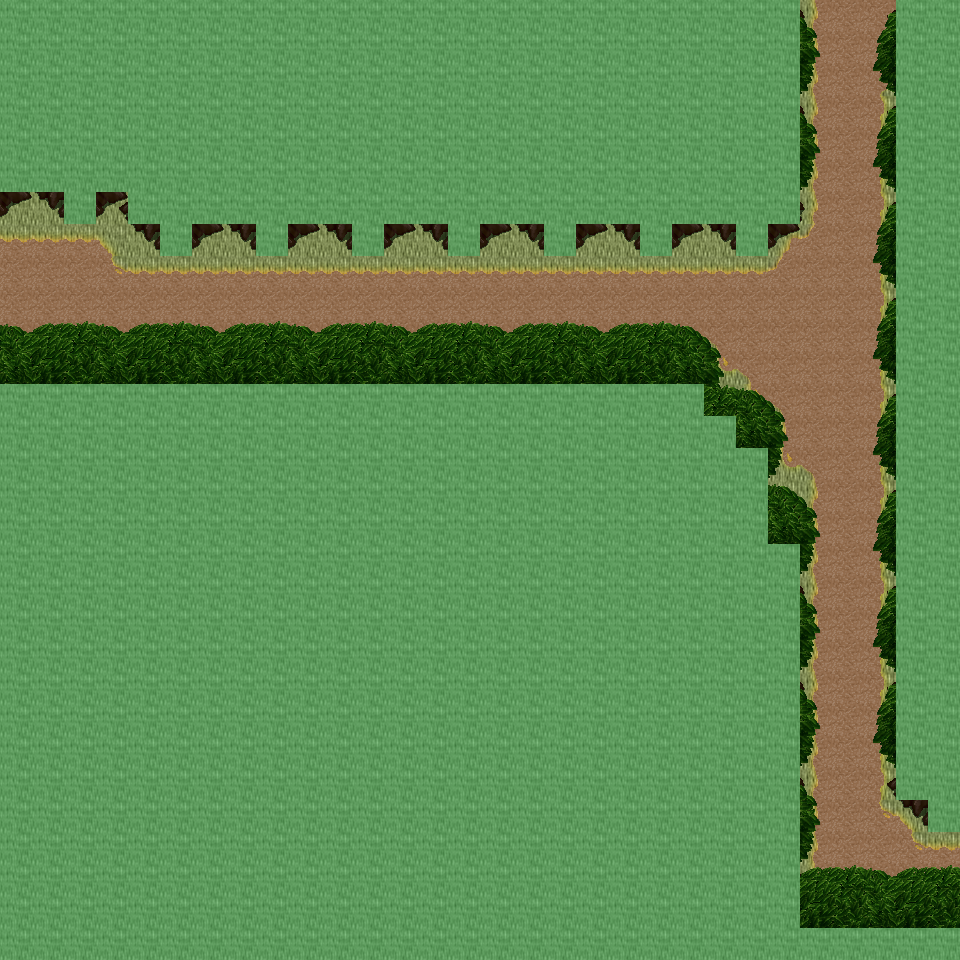

Below is a game level as drawn by its tile map, then a one-line description and the .tmx that defines it (tile-layer data replaced by summaries):
An orthogonal 30x30 tile map with 32x32 px tiles, 6 tile layers (Ground, Object, Object2, Above, ...), 28 tilesets and 3 objects (3x mapExit).

<map version="1.0" orientation="orthogonal" renderorder="right-down" width="30" height="30" tilewidth="32" tileheight="32" nextobjectid="4">
  <tileset firstgid="1" name="tileset_ground_ground" tilewidth="32" tileheight="32" tilecount="33" columns="3">
    <image source="../drawable/tileset_ground_ground.png" width="96" height="352" />
  </tileset>
  <tileset firstgid="34" name="tileset_plant_grasses" tilewidth="32" tileheight="32" tilecount="6" columns="3">
    <image source="../drawable/tileset_plant_grasses.png" width="96" height="64" />
  </tileset>
  <tileset firstgid="40" name="tileset_plant_flower_daisy_yellow" tilewidth="32" tileheight="32" tilecount="8" columns="2">
    <image source="../drawable/tileset_plant_flower_daisy_yellow.png" width="64" height="128" />
  </tileset>
  <tileset firstgid="48" name="tileset_plant_bush_bushes" tilewidth="32" tileheight="32" tilecount="10" columns="5">
    <image source="../drawable/tileset_plant_bush_bushes.png" width="160" height="64" />
  </tileset>
  <tileset firstgid="58" name="tileset_plant_flower_daisy_white" tilewidth="32" tileheight="32" tilecount="8" columns="2">
    <image source="../drawable/tileset_plant_flower_daisy_white.png" width="64" height="128" />
  </tileset>
  <tileset firstgid="66" name="tileset_plant_tree_tree_darkgreen" tilewidth="32" tileheight="32" tilecount="88" columns="8">
    <image source="../drawable/tileset_plant_tree_tree_darkgreen.png" width="256" height="352" />
  </tileset>
  <tileset firstgid="154" name="tileset_logic_collision" tilewidth="32" tileheight="32" tilecount="1" columns="1">
    <image source="../drawable/tileset_logic_collision.png" width="32" height="32" />
  </tileset>
  <tileset firstgid="155" name="tileset_ground_ground_3" tilewidth="32" tileheight="32" tilecount="5" columns="5">
    <image source="../drawable/tileset_ground_ground_3.png" width="160" height="32" />
  </tileset>
  <tileset firstgid="160" name="tileset_ground_dry_grass" tilewidth="32" tileheight="32" tilecount="54" columns="9">
    <image source="../drawable/tileset_ground_dry_grass.png" width="288" height="192" />
  </tileset>
  <tileset firstgid="214" name="tileset_ground_pothole" tilewidth="32" tileheight="32" tilecount="4" columns="4">
    <image source="../drawable/tileset_ground_pothole.png" width="128" height="32" />
  </tileset>
  <tileset firstgid="218" name="tileset_building_fence_palisade" tilewidth="32" tileheight="32" tilecount="84" columns="6">
    <image source="../drawable/tileset_building_fence_palisade.png" width="192" height="448" />
  </tileset>
  <tileset firstgid="302" name="tileset_ground_dirt_mounds" tilewidth="32" tileheight="32" tilecount="9" columns="3">
    <image source="../drawable/tileset_ground_dirt_mounds.png" width="96" height="96" />
  </tileset>
  <tileset firstgid="311" name="tileset_furniture_table_square_pale" tilewidth="32" tileheight="32" tilecount="1" columns="1">
    <image source="../drawable/tileset_furniture_table_square_pale.png" width="32" height="32" />
  </tileset>
  <tileset firstgid="312" name="tileset_logic_training_dummy" tilewidth="32" tileheight="32" tilecount="2" columns="2">
    <image source="../drawable/tileset_logic_training_dummy.png" width="64" height="32" />
  </tileset>
  <tileset firstgid="314" name="tileset_logic_portal" tilewidth="32" tileheight="32" tilecount="24" columns="8">
    <image source="../drawable/tileset_logic_portal.png" width="256" height="96" />
  </tileset>
  <tileset firstgid="338" name="tileset_furniture_table_stone_desk" tilewidth="32" tileheight="32" tilecount="16" columns="4">
    <image source="../drawable/tileset_furniture_table_stone_desk.png" width="128" height="128" />
  </tileset>
  <tileset firstgid="354" name="tileset_item_armor_weapons_for_walls" tilewidth="32" tileheight="32" tilecount="16" columns="4">
    <image source="../drawable/tileset_item_armor_weapons_for_walls.png" width="128" height="128" />
  </tileset>
  <tileset firstgid="370" name="tileset_item_bullseye" tilewidth="32" tileheight="32" tilecount="1" columns="1">
    <image source="../drawable/tileset_item_bullseye.png" width="32" height="32" />
  </tileset>
  <tileset firstgid="371" name="tileset_item_chest_chest_2" tilewidth="32" tileheight="32" tilecount="6" columns="3">
    <image source="../drawable/tileset_item_chest_chest_2.png" width="96" height="64" />
  </tileset>
  <tileset firstgid="377" name="tileset_item_weapon_hanging_bows" tilewidth="32" tileheight="32" tilecount="6" columns="3">
    <image source="../drawable/tileset_item_weapon_hanging_bows.png" width="96" height="64" />
  </tileset>
  <tileset firstgid="383" name="tileset_item_weapon_box_of_weapons" tilewidth="32" tileheight="32" tilecount="2" columns="1">
    <image source="../drawable/tileset_item_weapon_box_of_weapons.png" width="32" height="64" />
  </tileset>
  <tileset firstgid="385" name="tileset_item_ropes" tilewidth="32" tileheight="32" tilecount="4" columns="2">
    <image source="../drawable/tileset_item_ropes.png" width="64" height="64" />
  </tileset>
  <tileset firstgid="389" name="tileset_logic_protection" tilewidth="32" tileheight="32" tilecount="2" columns="2">
    <image source="../drawable/tileset_logic_protection.png" width="64" height="32" />
  </tileset>
  <tileset firstgid="391" name="tileset_logic_item_sign" tilewidth="32" tileheight="32" tilecount="1" columns="1">
    <image source="../drawable/tileset_logic_item_sign.png" width="32" height="32" />
  </tileset>
  <tileset firstgid="392" name="tileset_building_dojo" tilewidth="32" tileheight="32" tilecount="40" columns="8">
    <image source="../drawable/tileset_building_dojo.png" width="256" height="160" />
  </tileset>
  <tileset firstgid="432" name="tileset_furniture_table_grey_long" tilewidth="32" tileheight="32" tilecount="4" columns="2">
    <image source="../drawable/tileset_furniture_table_grey_long.png" width="64" height="64" />
  </tileset>
  <tileset firstgid="436" name="tileset_item_tools" tilewidth="32" tileheight="32" tilecount="9" columns="3">
    <image source="../drawable/tileset_item_tools.png" width="96" height="96" />
  </tileset>
  <tileset firstgid="445" name="tileset_logic_area" tilewidth="32" tileheight="32" tilecount="2" columns="2">
    <image source="../drawable/tileset_logic_area.png" width="64" height="32" />
  </tileset>
  <layer name="Ground" width="30" height="30">
    <data>[900 cells, 900 non-empty, 2 distinct tile ids]</data>
  </layer>
  <layer name="Object" width="30" height="30">
    <data>[900 cells, 165 non-empty, 18 distinct tile ids]</data>
  </layer>
  <layer name="Object2" width="30" height="30">
    <data>[900 cells, 111 non-empty, 10 distinct tile ids]</data>
  </layer>
  <layer name="Above" width="30" height="30">
    <data>[900 cells, 748 non-empty, 35 distinct tile ids]</data>
  </layer>
  <layer name="Above2" width="30" height="30">
    <data>[900 cells, 36 non-empty, 5 distinct tile ids]</data>
  </layer>
  <layer name="Walkable" width="30" height="30">
    <data>[900 cells, 677 non-empty, 1 distinct tile ids]</data>
  </layer>
  <objectgroup name="MapEvents">
    <object id="1" name="north" type="mapExit" x="800" y="0" width="96" height="32">
      <properties>
        <property name="map" value="level_0_x154_y61" />
        <property name="x" value="25" />
        <property name="y" value="28" />
      </properties>
    </object>
    <object id="2" name="west" type="mapExit" x="0" y="192" width="32" height="192">
      <properties>
        <property name="map" value="level_0_x153_y62" />
        <property name="x" value="28" />
        <property name="y" value="6" />
      </properties>
    </object>
    <object id="3" name="east" type="mapExit" x="928" y="832" width="32" height="96">
      <properties>
        <property name="map" value="level_0_x155_y62" />
        <property name="x" value="1" />
        <property name="y" value="26" />
      </properties>
    </object>
  </objectgroup>
</map>
